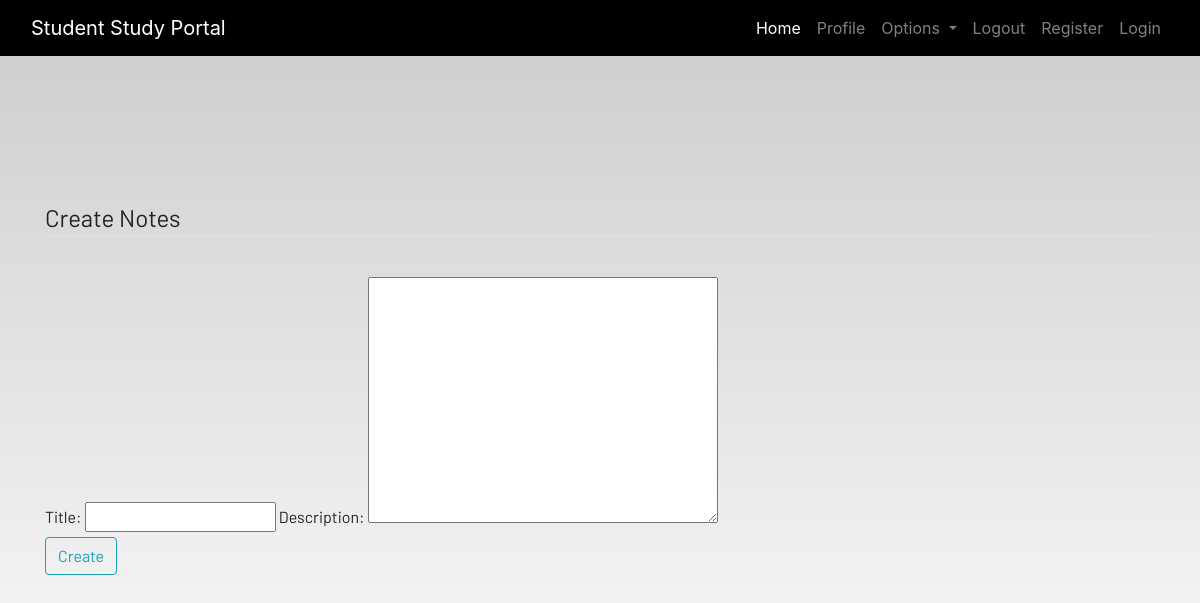
/notes (signed in), run on an earlier commit of the app's database.
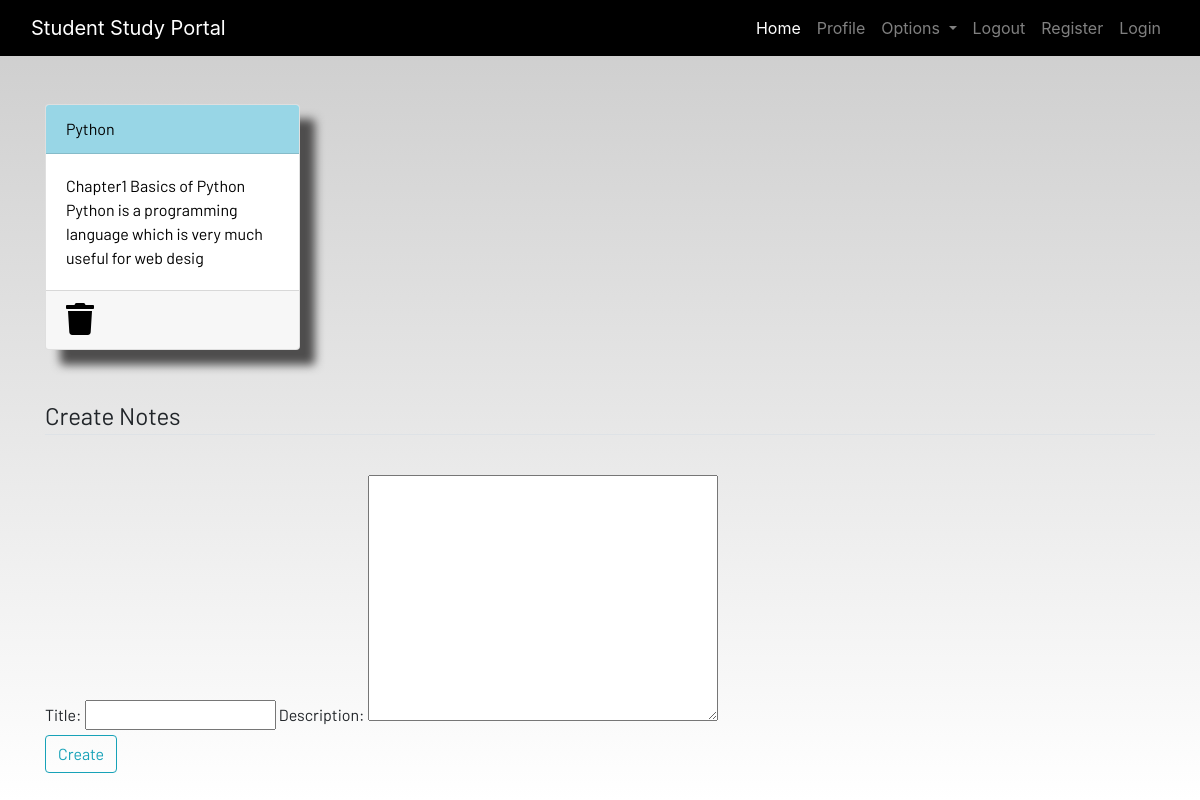
And on a later commit of the database.
### dashboard/models.py (models this page shows, shortened)
class Notes(models.Model):
    user = models.ForeignKey(User, on_delete=models.CASCADE)
    title = models.CharField(max_length=200)
    description = models.TextField()
    class Meta:
        verbose_name = "notes"
        verbose_name_plural = "notes"

### dashboard/views.py (the view)
# urls.py: path('notes', views.notes, name="notes"),
@login_required
def notes(request):
    if request.method == "POST":
        form = NotesForm(request.POST)
        if form.is_valid():
            notes = Notes(user=request.user, title=request.POST['title'], description=request.POST['description'])
            notes.save()
        messages.success(request, f"Notes Added from {request.user.username} Successfully")
    else:
        form = NotesForm()
    notes = Notes.objects.filter(user=request.user)
    context = {'notes': notes, 'form': form}
    return render(request, 'dashboard/notes.html', context)

### dashboard/forms.py
class NotesForm(forms.ModelForm):
    class Meta:
        model = Notes
        fields = ['title', 'description']

### templates/dashboard/notes.html (shortened to what this page needs)
{% extends 'dashboard/base.html' %}
{% load static %}
{% block content %}
<div class="container">
    <div class="row">
        {% for note in notes %}
        <div class="col-md-3">
            <a href="{% url 'notes-detail' note.id %}">
                <div class="card">
                    <div class="card-header">{{note.title}}</div>
                    <div class="card-body">{{note.description|slice:"0:100"}}</div>
                    <div class="card-footer mt-auto "><a href="{% url 'delete-note' note.id %}">
                        <i class="fa fa-trash fa-2x"></i></a>
                    </div>
                </div>
            </a>
        </div>
        {% endfor %}
        <br><br>
    </div>
</div>
<br><br>
<div class="container">
    <form method="POST">
        <fieldset class="form-group">
            <legend class="border-bottom mb-4">Create Notes</legend>
        </fieldset>
      {{form}}
        <div class="form-group">
            <button href="" class="btn btn-outline-info" type="submit">
                Create
            </button>
        </div>
    </form>
</div>
{% endblock content %}

What changed in the data, as far as the page shows it:
added Notes: title "Python", description "Chapter1 Basics of Python Python is a programming language which is very much useful for web desig"
